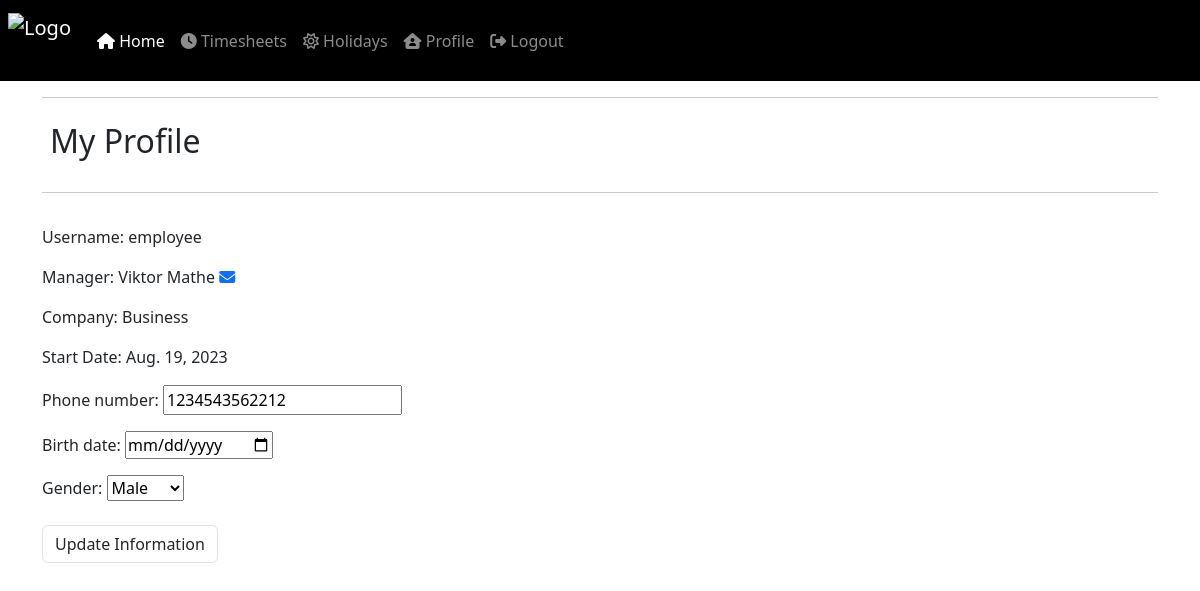
/profile/ (signed in), run on an earlier commit of the app's database.
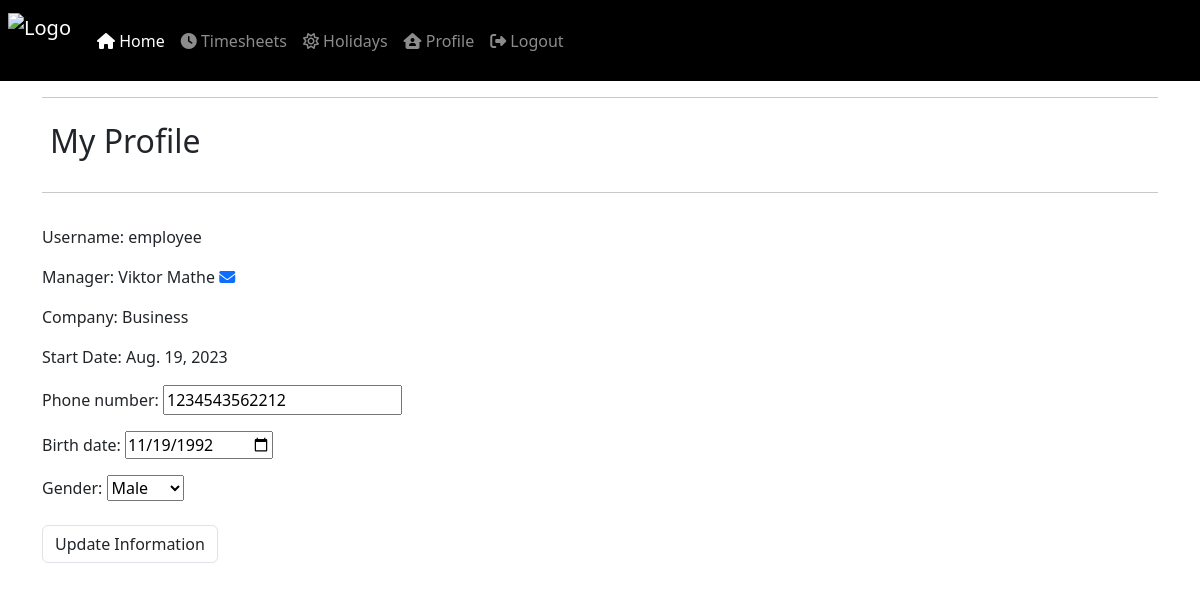
And on a later commit of the database.
### employees/models.py (models this page shows, shortened)
class EmployeeProfile(models.Model):
    APPROVE_CHOICES = ((0, 'Pending'), (1, 'Approved'))
    GENDER_CHOICES = (('M', _('Male')), ('F', _('Female')))
    user = models.ForeignKey(User, on_delete=models.CASCADE)
    phone_number = models.IntegerField(blank=True, null=True)
    birth_date = models.DateField(blank=True, null=True)
    gender = models.CharField(max_length=1, choices=GENDER_CHOICES,blank=True, null=True)
    job_role = models.ForeignKey(JobRole,on_delete=models.CASCADE, blank=True, null=True)
    line_manager = models.ForeignKey(ManagerProfile, on_delete=models.CASCADE, blank=True, null=True,related_name="%(app_label)s_%(class)s_line_manager")
    approved = models.BooleanField(choices=APPROVE_CHOICES, default=0)
    company = models.ForeignKey(Business, on_delete=models.CASCADE, blank=True, null=True)
    start_date = models.DateField(default=None, blank=True, null=True)
    end_date = models.DateField(null=True, blank=True)

### manager/models.py (models this page shows)
class ManagerProfile(models.Model):
    user = models.ForeignKey(User, on_delete=models.CASCADE)
    phone_number = models.IntegerField(blank=True, null=True)
    company = models.ForeignKey(Business, on_delete=models.CASCADE, editable=False)
    def __str__(self):
        return self.user.first_name + " " + self.user.last_name

class Business(models.Model):
    business_name = models.CharField(max_length=1024)
    manager = models.ForeignKey(User, on_delete=models.CASCADE, blank=True, null=True)
    def __str__(self):
        return self.business_name

### employees/views.py (the view)
# urls.py: path('profile/', views.employee_profile, name='profile'),
@login_required
def employee_profile(request):
    employee = get_object_or_404(EmployeeProfile, user=request.user)
    if request.method == 'POST':
        form = EmployeeProfileForm(request.POST, instance=employee)
        if form.is_valid():
            form.save()
            messages.success(
                request, 'Your profile information has been updated!')
    else:
        form = EmployeeProfileForm(instance=employee)
    template = 'profile.html'
    context= {
        'form': form,
        'employee': employee,
    }
    return render(request, template, context)

### employees/forms.py
class EmployeeProfileForm(forms.ModelForm):
    class Meta:
        model = EmployeeProfile
        fields = ('phone_number', 'birth_date', 'gender', )
        exclude = ('user','line_manager','company','start_date','approved', )
        widgets = { 'birth_date': DateInput()
        }

### employees/templates/profile.html (shortened to what this page needs)
{% extends "base.html" %}
{% load static %}
{% block content %}
<div class="container">
    <div class="row">
        <div class="col">
            <hr>
            <h2 class="text p-2 mb-4">My Profile</h2>
            <hr>
        </div>
        {% if employee.approved == False %}
        <div class="row">
        <p> Your account has NOT been approved yet. Please contact with your manager</p>
        </div>
        {% else %}
    </div>
    <div class="row">
        <div class="col-12 col-lg-6">
            <form class="mt-3 profile-update-form text" action="{% url 'profile' %}" method="POST"
                id="profile-update-form">
                <p>Username: {{employee.user}}</p>
                <p>Manager: {{employee.line_manager}} <a href="#"><i class="text fa-solid fa-envelope"></i></a></p>
                <p>Company: {{employee.company}}</p>
                <p>Start Date: {{employee.start_date}}</p>
                {{ form.as_p }}
                <button class="btn rounded-2 text float-right border mt-2">Update Information</button>
            </form>
        </div>
        {% endif %}
{% endblock %}

### templates/base.html (shortened to what this page needs)
{% load static %}
<!doctype html>
<html lang="en">
<head>
    <link href="https://cdn.jsdelivr.net/npm/bootstrap@5.3.1/dist/css/bootstrap.min.css" rel="stylesheet"
>
    <link rel="stylesheet"
        href="https://cdnjs.cloudflare.com/ajax/libs/jqueryui/1.13.2/themes/smoothness/jquery-ui.min.css"
 />
    <link rel="stylesheet" type="text/css" href="{% static 'css/style.css' %}">
    <link rel="stylesheet" href="https://cdnjs.cloudflare.com/ajax/libs/timepicker/1.3.5/jquery.timepicker.min.css"
 />
</head>
<body>
    <header>
        <div class="container-fluid">
            <div class="row">
                <div class="col p-2 navbar navbar-expand-lg bg-black" data-bs-theme="dark">
                    <a class="navbar-brand d-none d-lg-flex" href="{% url 'home' %}">
                        <img src="#" alt="Logo" width="65" height="55">
                    </a>
                    <div class="collapse navbar-collapse" id="navbarSupportedContent">
                        <div class="navbar-nav me-auto mb-2 mb-lg-0">
                            <div class="nav-item">
                                <a class="nav-link active" aria-current="page" href="{% url 'home' %}">
                                    <i class="text fa-solid fa-house"></i>
                                    Home
                                </a>
                            </div>
                            <div>
                                <a class="nav-link" href="{% url 'timesheets' %}">
                                    <i class="text fa-solid fa-clock"></i>
                                    Timesheets
                                </a>
                            </div>
                            <div>
                                <a class="nav-link" href="{% url 'holidays' %}">
                                    <i class="fa-regular fa-sun"></i>
                                    Holidays
                                </a>
                            </div>
                            {% if request.user.is_authenticated %}
                                {% if request.user.is_superuser %}
                                {% else %}
                                <div>
                                    <a class="nav-link" href="{% url 'profile' %}">
                                        <i class="text fa-solid fa-house-user"></i>
                                        Profile
                                    </a>
                                </div>
                                {% endif %}
                            <div>
                                <a class="nav-link" href="{% url 'account_logout' %}">
                                    <i class="text fa-solid fa-right-from-bracket"></i>
                                    Logout</a>
                            {% endif %}
                        </div>
                    </div>
                </div>
            </div>
    </header>
    <main>
        {% block content %}
        {% endblock %}
    </main>
</body>
</html>

What changed in the data, as far as the page shows it:
changed EmployeeProfile "Male": birth_date (not shown) → "11/19/1992"
